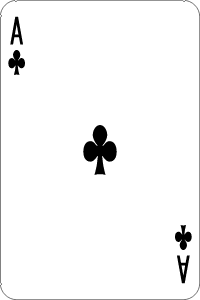
#> input picture sodam/data_files/cards/01c.png, 200 x 300 px; its folder holds only this picture in this run
$ python -i qc.py   (imports and definitions only)
#> lines starting #> are read from the running program, lines starting #| are printed output that depends on the picture
#> further down, picture is the input picture: PIL image 200x300 RGBA; mean R, G, B, A 244.9, 244.9, 244.9, 253.4
"""검수 지표 — AI 없이 코드로 세는 것들 (Result.warnings / metrics).

소담이는 결과를 눈으로 못 보니 프레임을 숫자로 잰다. 각 지표는 (값, 한계) 로 두고 한계를 넘으면
한국어 경고 한 줄을 만든다. 경고 문장은 소담이가 그대로 읽고 "무엇을 고칠지" 정하는 입력이라
원인 + 고칠 방향을 같이 적는다.
"""
from __future__ import annotations

import numpy as np
from PIL import Image

from .const import S

# 한계 (지표 이름: 값). 바꾸면 tests/test_sticker_upgrade.py 도 같이.
LIMITS = {
    "caption_overlap": 0.12,   # 자막 상자 안에 든 피사체(또는 관심 영역) 비율
    "edge_clip": 0.02,         # 가장자리 2px 띠에서 불투명 픽셀 비율 (cutout)
    "holes": 200,              # 폐쇄 투명 픽셀 수
    "motion_min": 0.3,         # 프레임 간 평균 차이(0~255) 가 이보다 작으면 밋밋 (잔잔한 idle ≈ 0.5)
    "motion_max": 48.0,        # 한 프레임 차이가 이보다 크면 요란
    "whiteout_frames": 1,      # 불투명 픽셀의 90% 이상이 245↑ 인 프레임 수
    "dark_ratio": 0.5,         # 거의 까맣거나(평균 밝기 14↓) 텅 빈(불투명 2%↓) 프레임 비율 — 타서 사라지기도 절반은 보여야
}
THUMB = 96                     # 프레임 차이는 축소본으로 잰다 (빠르고 노이즈에 둔감)


def _small(frame: Image.Image) -> np.ndarray:
    return np.asarray(frame.convert("RGBA").resize((THUMB, THUMB), Image.BILINEAR), dtype=np.float32)


# [99 lines left out: functions motion_stats, whiteout_frames, dark_ratio, edge_clip, caption_overlap, inspect, not called in this run]


def focus_map(im: Image.Image, size: int = 64) -> np.ndarray:
    """관심 영역(0~1): 국소 대비(에지) 에너지. 얼굴·글자·피사체가 높고 하늘·벽·옷은 낮다.
    가볍게: 축소 → 그레이 → 라플라시안 절대값 → 블러."""
#> called with size = 64
    from PIL import ImageFilter
    g = im.convert("L").resize((size, size), Image.BILINEAR)
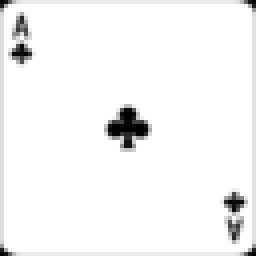
#> g: PIL image 64x64 L (shown 4 times larger); min 0, max 255, mean 245.5
    e = np.asarray(g.filter(ImageFilter.FIND_EDGES), dtype=np.float32)
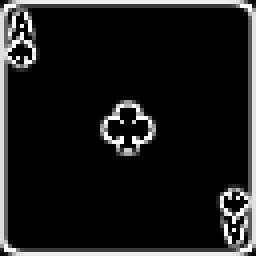
#> e: shape (64, 64) float32 (shown 4 times larger); min 0, max 255, mean 27.6
    e = np.asarray(Image.fromarray(e.astype(np.uint8)).filter(ImageFilter.GaussianBlur(2)), dtype=np.float32)
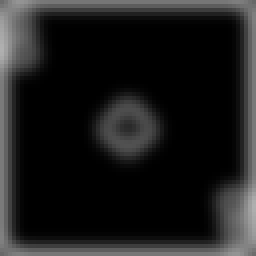
#> e: shape (64, 64) float32 (shown 4 times larger); min 0, max 176, mean 28.8
    return e / (e.max() or 1.0)
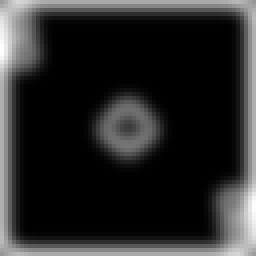
#> returned value: shape (64, 64) float32 (shown 4 times larger); min 0, max 1, mean 0.164


def focus_mask_512(im: Image.Image) -> np.ndarray:
    """photo 모드 자막 겹침용: 512×512 관심 영역 (프레임 좌표)."""
    m = focus_map(im, 64)
    return np.asarray(Image.fromarray((m * 255).astype(np.uint8)).resize((S, S), Image.BILINEAR), dtype=np.float32) / 255.0
#> returned value: shape (512, 512) float32

>>> from PIL import Image
>>> picture = Image.open('../data_files/cards/01c.png')
>>> result = focus_mask_512(picture)

$ run again, on sodam/data_files/cards/02c.png
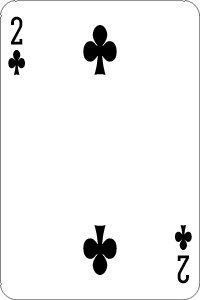
#> input picture sodam/data_files/cards/02c.png, 200 x 300 px
#> picture is the input picture: PIL image 200x300 RGBA; mean R, G, B, A 241.3, 241.3, 241.3, 253.4
#> in focus_map, `g = im.convert("L").resize((size, size), Image.BILINEAR)`:
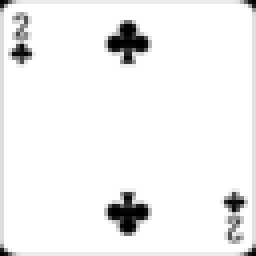
#> g: PIL image 64x64 L (shown 4 times larger); min 0, max 255, mean 241.9
#> in focus_map, `return e / (e.max() or 1.0)`:
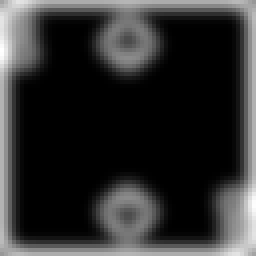
#> returned value: shape (64, 64) float32 (shown 4 times larger); min 0, max 1, mean 0.188

$ run again, on sodam/data_files/cards/04c.png
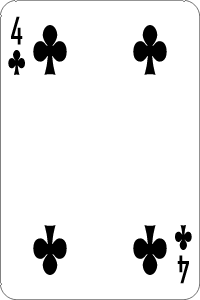
#> input picture sodam/data_files/cards/04c.png, 200 x 300 px
#> picture is the input picture: PIL image 200x300 RGBA; mean R, G, B, A 234, 234, 234, 253.4
#> in focus_map, `g = im.convert("L").resize((size, size), Image.BILINEAR)`:
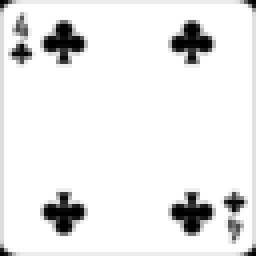
#> g: PIL image 64x64 L (shown 4 times larger); min 0, max 255, mean 234.6
#> in focus_map, `return e / (e.max() or 1.0)`:
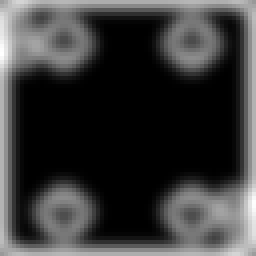
#> returned value: shape (64, 64) float32 (shown 4 times larger); min 0, max 1, mean 0.23
